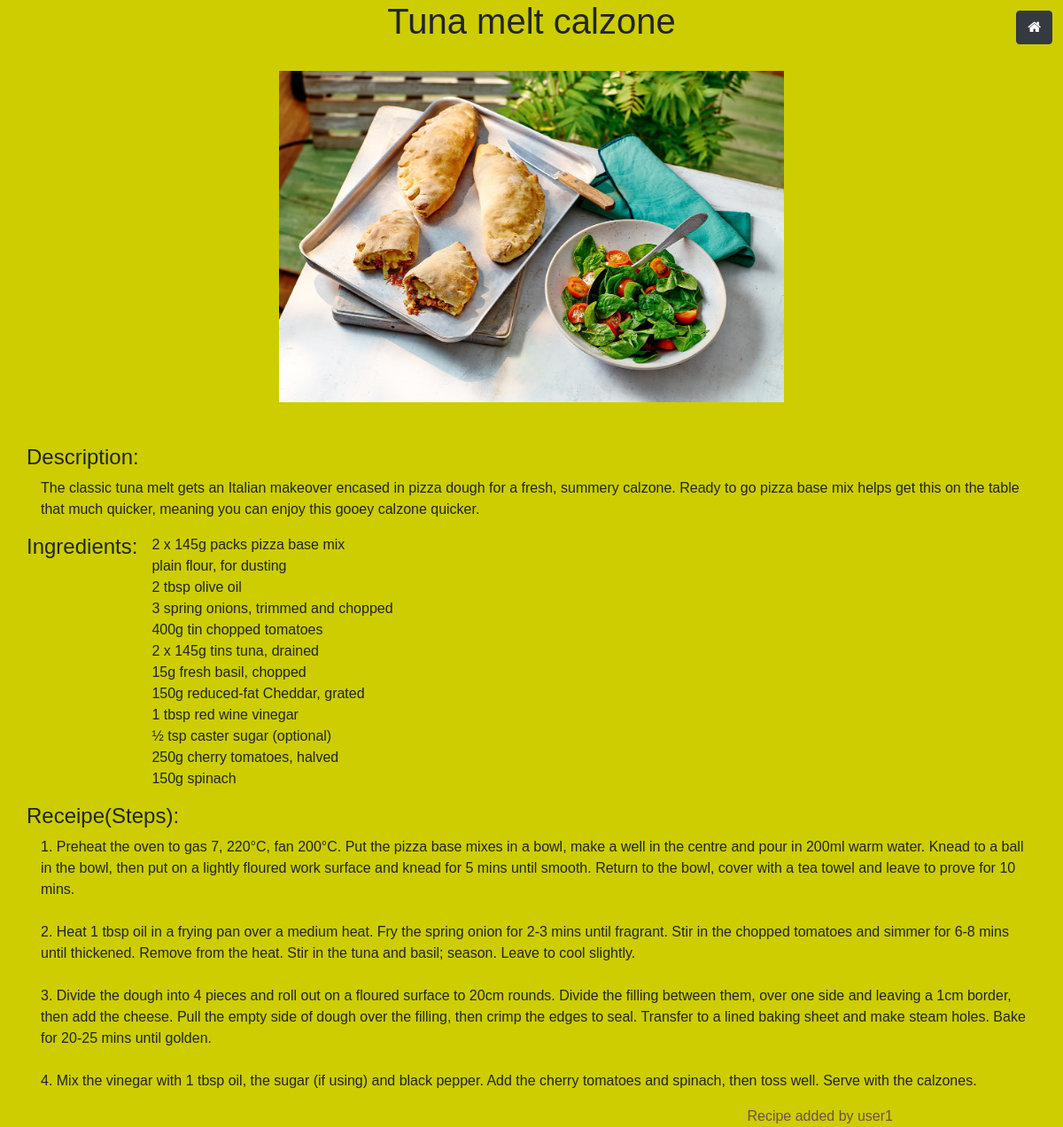
Page /recipe/6 on the committed database.
### app/models.py (models this page shows, shortened)
class Receipies(models.Model):
    name = models.CharField(max_length=100,null=True)
    image = models.ImageField(upload_to='images')
    description = models.TextField(max_length=500,null=True)
    ingredients = models.TextField()
    recipe = models.TextField()
    added_by = models.ForeignKey('app.User',on_delete=models.CASCADE)
    class Meta:
        verbose_name_plural = 'Receipies'

class User(models.Model):
    name = models.CharField(max_length=100)
    email = models.EmailField(max_length=100)
    username = models.CharField(max_length=100)
    password = models.CharField(max_length=100)
    class Meta:
        verbose_name_plural = "User"

### app/views.py (the view)
# urls.py: path('recipe/<id>',view_recipe),
def view_recipe(request,id):
    data = Receipies.objects.get(id=id)
    return render(request,"view.html",context={"data":data})

### templates/view.html (shortened to what this page needs)
<!DOCTYPE html>
<html lang="en">
<head>
</head>
<body style="background-color:#cdcd02;font-family: sans-serif;">
    {% include 'header.html' %}
    <a href="/" class="btn btn-dark btn-md" style="position: fixed;right: 0;margin: 1% 1%;"><i class="fa fa-home"></i></a>
    <div class="container">
        <h1 class="header text-center">{{data.name}}</h1><br>
        <div class="row">
            <img src="/media/{{data.image}}" alt="{{data.name}} image" align="center" style="width:50%;height: 50%;margin-left: 25%;">
        </div>
        <div class="row mt-5">
            <h4>Description:</h4>
            <p style="margin-left:1rem;">{{data.description}}</p>
        </div>
        <div class="row">
            <h4>Ingredients:</h5>
            <pre style="font-family: sans-serif;font-size: 16px;margin-left:1rem;">{{data.ingredients}}</pre>
        </div>
        <div class="row">
            <h4>Receipe(Steps):</h4>
            <pre style="font-family: sans-serif;font-size: 16px;margin-left:1rem;">{{data.recipe}}</pre>
        </div>
        <label style="color:#705050;position:absolute;right:12rem;">Recipe added by {{data.added_by.name}}</label>
    </div>
</body>
</html>

### rows in the picture
Receipies: name "Tuna melt calzone", image (picture), description "The classic tuna melt gets an Italian makeover encased in pizza dough for a fresh, summery calzone. Ready to go pizza base mix helps get this on the table that much quicker, meaning you can enjoy this gooey calzone quicker.", ingredients "2 x 145g packs pizza base mix plain flour, for dusting 2 tbsp olive oil 3 spring onions, trimmed and chopped 400g tin chopped tomatoes 2 x 145g tins tuna, drained 15g fresh basil, chopped 150g reduced-fat Cheddar, grated 1 tbsp red wine vinegar ½ tsp caster sugar (optional) 250g cherry tomatoes, halved 150g spinach", recipe "1. Preheat the oven to gas 7, 220°C, fan 200°C. Put the pizza base mixes in a bowl, make a well in the centre and pour in 200ml warm water. Knead to a ball in the bowl, then put on a lightly floured work surface and knead for 5 mins until smooth. Return to the bowl, cover with a tea towel and leave to prove for 10 mins. 2. Heat 1 tbsp oil in a frying pan over a medium heat. Fry the spring onion for 2-3 mins until fragrant. Stir in the chopped tomatoes and simmer for 6-8 mins until thickened. Remove from the heat. Stir in the tuna and basil; season. Leave to cool slightly. 3. Divide the dough into 4 pieces and roll out on a floured surface to 20cm rounds. Divide the filling between them,…", added_by.name "user1"
